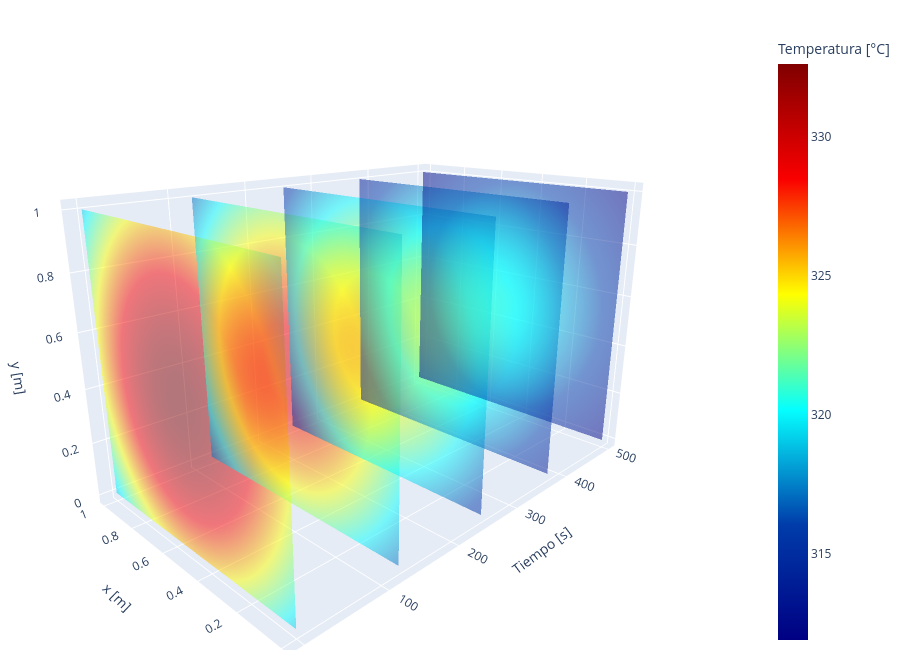

Notebook code for this chart:
### Code cell
A = np.exp(-(P @ W + B))

Temperatura_PINN = Tb + delta_T*A.reshape(nt, nx, ny)

fig = graficar_planos(
    Temperatura_PINN,
    Lx,
    Ly,
    tiempos=t,
    n_planos=5
)

fig.show()

### Figure 1 — Plotly figure (JSON) as saved in the notebook; plotly's stock layout.template omitted (floating-point values rounded to 4 significant figures; data arrays with more than 128 entries replaced by an {"elided": "..."} marker saying what was removed)
{"data": [{"cmax": 332.6, "cmin": 311.9, "colorbar": {"title": {"text": "Temperatura [°C]"}}, "colorscale": [[0, "rgb(0,0,131)"], [0.2, "rgb(0,60,170)"], [0.4, "rgb(5,255,255)"], [0.6, "rgb(255,255,0)"], [0.8, "rgb(250,0,0)"], [1, "rgb(128,0,0)"]], "hovertemplate": "Tiempo / índice = %{x:.3f}<br>x = %{y:.3f} m<br>y = %{z:.3f} m<br>T = %{surfacecolor:.2f} °C<extra>%{fullData.name}</extra>", "lighting": {"ambient": 1, "diffuse": 0, "specular": 0}, "name": "Temperatura[0]", "opacity": 0.5, "showscale": true, "surfacecolor": {"elided": "30x30 float values"}, "type": "surface", "x": {"elided": "30x30 float values"}, "y": {"elided": "30x30 float values"}, "z": {"elided": "30x30 float values"}}, {"cmax": 332.6, "cmin": 311.9, "colorbar": {"title": {"text": "Temperatura [°C]"}}, "colorscale": [[0, "rgb(0,0,131)"], [0.2, "rgb(0,60,170)"], [0.4, "rgb(5,255,255)"], [0.6, "rgb(255,255,0)"], [0.8, "rgb(250,0,0)"], [1, "rgb(128,0,0)"]], "hovertemplate": "Tiempo / índice = %{x:.3f}<br>x = %{y:.3f} m<br>y = %{z:.3f} m<br>T = %{surfacecolor:.2f} °C<extra>%{fullData.name}</extra>", "lighting": {"ambient": 1, "diffuse": 0, "specular": 0}, "name": "Temperatura[46]", "opacity": 0.5, "showscale": false, "surfacecolor": {"elided": "30x30 float values"}, "type": "surface", "x": {"elided": "30x30 float values"}, "y": {"elided": "30x30 float values"}, "z": {"elided": "30x30 float values"}}, {"cmax": 332.6, "cmin": 311.9, "colorbar": {"title": {"text": "Temperatura [°C]"}}, "colorscale": [[0, "rgb(0,0,131)"], [0.2, "rgb(0,60,170)"], [0.4, "rgb(5,255,255)"], [0.6, "rgb(255,255,0)"], [0.8, "rgb(250,0,0)"], [1, "rgb(128,0,0)"]], "hovertemplate": "Tiempo / índice = %{x:.3f}<br>x = %{y:.3f} m<br>y = %{z:.3f} m<br>T = %{surfacecolor:.2f} °C<extra>%{fullData.name}</extra>", "lighting": {"ambient": 1, "diffuse": 0, "specular": 0}, "name": "Temperatura[93]", "opacity": 0.5, "showscale": false, "surfacecolor": {"elided": "30x30 float values"}, "type": "surface", "x": {"elided": "30x30 float values"}, "y": {"elided": "30x30 float values"}, "z": {"elided": "30x30 float values"}}, {"cmax": 332.6, "cmin": 311.9, "colorbar": {"title": {"text": "Temperatura [°C]"}}, "colorscale": [[0, "rgb(0,0,131)"], [0.2, "rgb(0,60,170)"], [0.4, "rgb(5,255,255)"], [0.6, "rgb(255,255,0)"], [0.8, "rgb(250,0,0)"], [1, "rgb(128,0,0)"]], "hovertemplate": "Tiempo / índice = %{x:.3f}<br>x = %{y:.3f} m<br>y = %{z:.3f} m<br>T = %{surfacecolor:.2f} °C<extra>%{fullData.name}</extra>", "lighting": {"ambient": 1, "diffuse": 0, "specular": 0}, "name": "Temperatura[140]", "opacity": 0.5, "showscale": false, "surfacecolor": {"elided": "30x30 float values"}, "type": "surface", "x": {"elided": "30x30 float values"}, "y": {"elided": "30x30 float values"}, "z": {"elided": "30x30 float values"}}, {"cmax": 332.6, "cmin": 311.9, "colorbar": {"title": {"text": "Temperatura [°C]"}}, "colorscale": [[0, "rgb(0,0,131)"], [0.2, "rgb(0,60,170)"], [0.4, "rgb(5,255,255)"], [0.6, "rgb(255,255,0)"], [0.8, "rgb(250,0,0)"], [1, "rgb(128,0,0)"]], "hovertemplate": "Tiempo / índice = %{x:.3f}<br>x = %{y:.3f} m<br>y = %{z:.3f} m<br>T = %{surfacecolor:.2f} °C<extra>%{fullData.name}</extra>", "lighting": {"ambient": 1, "diffuse": 0, "specular": 0}, "name": "Temperatura[187]", "opacity": 0.5, "showscale": false, "surfacecolor": {"elided": "30x30 float values"}, "type": "surface", "x": {"elided": "30x30 float values"}, "y": {"elided": "30x30 float values"}, "z": {"elided": "30x30 float values"}}], "layout": {"height": 650, "margin": {"b": 0, "l": 0, "r": 0, "t": 30}, "scene": {"aspectmode": "manual", "aspectratio": {"x": 1.6, "y": 1, "z": 1}, "camera": {"eye": {"x": -1.7, "y": -1.7, "z": 0.8}}, "xaxis": {"title": {"text": "Tiempo [s]"}}, "yaxis": {"title": {"text": "x [m]"}}, "zaxis": {"title": {"text": "y [m]"}}}}}
